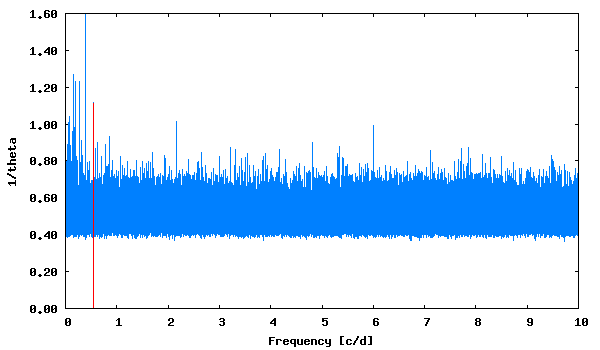

Source code (gnuplot):
set term png size 600,350 medium
set colors classic
set output "phase_lc_3.lk.png"
set xlabel "Frequency [c/d]"
set ylabel "1/theta"
set format y "%5.2f"
plot [] "lk.periodogram" using 1:2 with lines linecolor 3 title "", "<echo '0.539101  1.11'" with impulses linecolor 1 title ""
 
